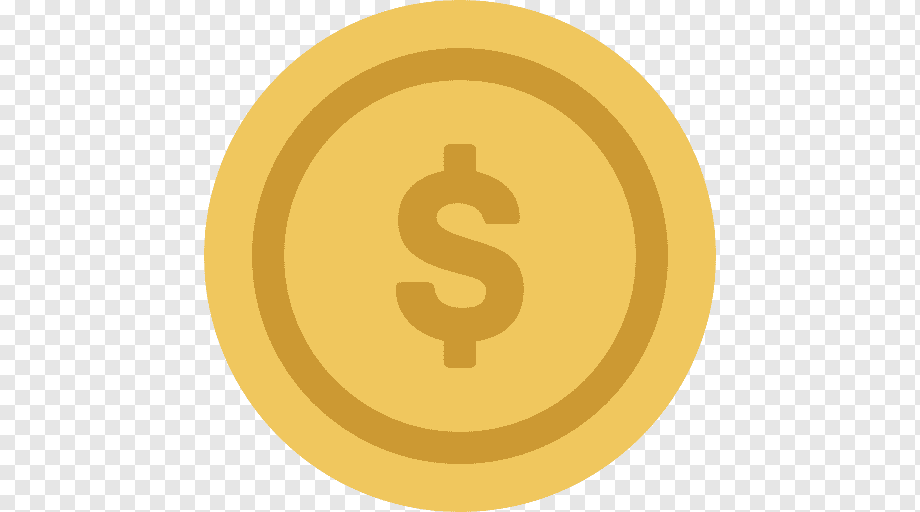
#> input picture Practice10/Pacer/image/coin.png, 920 x 512 px
$ python resize.py
#> lines starting #> are read from the running program, lines starting #| are printed output that depends on the picture
from PIL import Image

# open the image
image = Image.open('coin.png')
#> image is the input picture: PIL image 920x512 P; mean R, G, B 237.3, 218.2, 172.6

# set new size (width, height)
new_size = (100,100)

# change the image size
resized_image = image.resize(new_size, Image.BICUBIC)
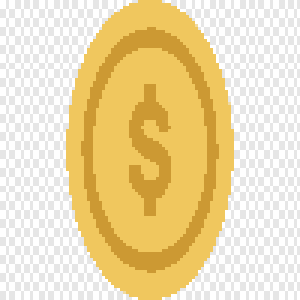
#> resized_image: PIL image 100x100 P (shown 3 times larger); mean R, G, B 237.2, 218.1, 172.4

# saving the new image with the new name
resized_image.save('up_coin.png')

print("The image size changed successfully!")
